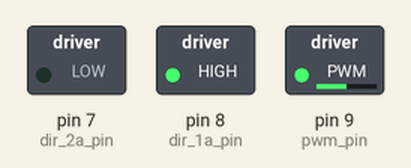
This sketch was run on a simulated Arduino Uno, built with avr-gcc and run on an emulated ATmega328P. Shown: switched loads named in the sketch (green lamp = pin HIGH).

Above: at 0.05 s.
At 1.95 s:
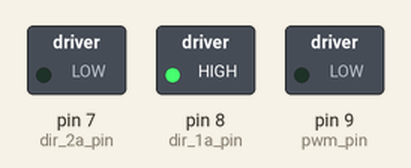
At 6.5 s:
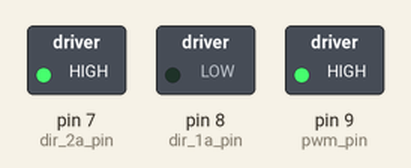
At 12.95 s:
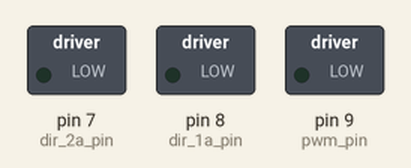
Timing chart, 0 to 16.9 s (numbered marks = the images above):
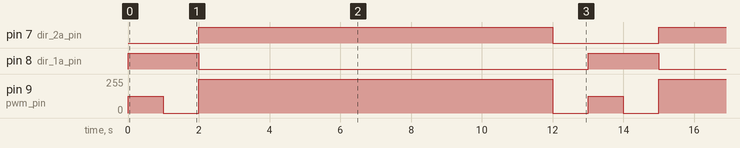

Measured:
- by itself, pin 7 (dir_2a_pin): alternates HIGH for 10.0 s and LOW for 3.0 s
- by itself, pin 8 (dir_1a_pin): alternates HIGH for 2.0 s and LOW for 11.0 s
- by itself, pin 9 (pwm_pin): repeats every 13.0 s: 0/255 1.0 s, 255/255 10.0 s, 0/255 1.0 s, 127/255 1.0 s

The sketch:

DC_motor_with_IC.ino
```cpp
const int pwm_pin =9;
const int dir_1a_pin = 8;
const int dir_2a_pin = 7;

void setup() {
  pinMode(pwm_pin, OUTPUT);
  pinMode(dir_1a_pin,OUTPUT);
  pinMode(dir_2a_pin,OUTPUT);

}

void loop() {

  // one direction at half speed
  digitalWrite(dir_1a_pin, HIGH);
  digitalWrite(dir_2a_pin, LOW);
  analogWrite(pwm_pin, 127);
  delay(1000);

  // stop spinning
  analogWrite(pwm_pin, 0);
  delay(1000);

  // other direction at full speed
  digitalWrite(dir_1a_pin, LOW);
  digitalWrite(dir_2a_pin , HIGH);
  analogWrite(pwm_pin, 255);
  delay(10000);

  // Brake
  digitalWrite(dir_1a_pin,LOW);
  digitalWrite(dir_2a_pin,LOW);
  analogWrite(pwm_pin, 0);
  delay(1000);
}
```
